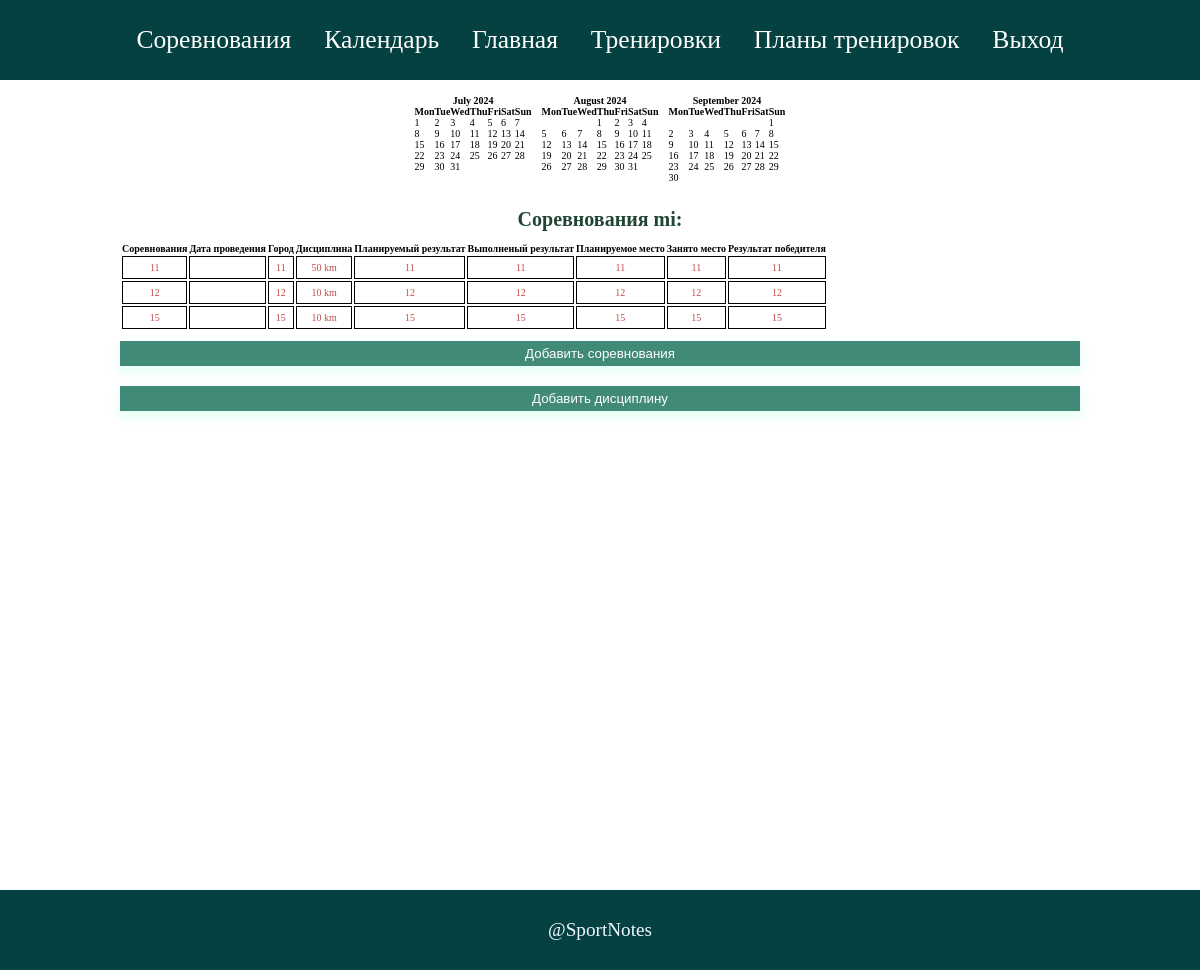
The page /competitions_list/ (signed in) on the database its author committed.
### training/models.py (models this page shows, shortened)
class Competition(models.Model):
    sportsmen = models.ForeignKey(User, on_delete=models.CASCADE, default=None, blank=True)
    name = models.CharField(max_length=100)
    date_start = models.DateField(default=None)
    date_end = models.DateField(default=None)
    city =  models.CharField(max_length=100)
    discipline = models.ForeignKey(Discipline, on_delete=models.CASCADE)
    plan_result = models.CharField(max_length=100)
    plan_place = models.CharField(max_length=100)
    place = models.CharField(max_length=100, blank=True)
    result = models.CharField(max_length=100, blank=True)
    result_first_place = models.CharField(max_length=100, blank=True)
    description = models.CharField(max_length=300, blank=True)
    imgage = models.ImageField(upload_to="app1/static/img/competition", blank=True)

class Discipline(models.Model):
    name = models.CharField(max_length=100)
    description = models.CharField(max_length=300)

### training/views.py (the view)
# urls.py: path('competitions_list/', competitions),
def competitions(request):
    c = calendar.HTMLCalendar()
    html_out1 = c.formatmonth(datetime.today().year, datetime.today().month-1)
    html_out = c.formatmonth(datetime.today().year, datetime.today().month)
    html_out2 = c.formatmonth(datetime.today().year, datetime.today().month+1)
    user_id = request.user.id
    list_competitions = Competition.objects.filter(sportsmen = user_id)
    name = request.user.username
    return render(request, "training/competitions.html", {'list_competitions':list_competitions, 'name':name, 'html_out':html_out, 'html_out2':html_out2, 'html_out1':html_out1})

### templates/training/competitions.html
{% extends "base.html" %}
{% block content %}
<div class="competitions">
  <div class="events">
    <div>
      {{ html_out1|safe }}
    </div>
    <div>
      {{ html_out|safe }}
    </div>
    <div>
      {{ html_out2|safe }}
    </div>
  </div>
    <h1>Соревнования {{ name }}:</h1>
    <table class="competitions-table">
        <tr>
          <th>Соревнования</th>
          <th>Дата проведения</th>
          <th>Город</th>
          <th>Дисциплина</th>
          <th>Планируемый результат</th>
          <th>Выполненый результат</th>
          <th>Планируемое место</th>
          <th>Занято место</th>
          <th>Результат победителя</th>
        </tr>
        {% for item in list_competitions%}
        <tr>
          <td>{{ item.name }}</td>
          <td>{{ item.date|date:"d.m.Y H:i" }}</td>
          <td>{{ item.city }}</td>
          <td>{{ item.discipline.name }}</td>
          <td>{{ item.plan_result }}</td>
          <td>{{ item.result }}</td>
          <td>{{ item.plan_place }}</td>
          <td>{{ item.place }}</td>
          <td>{{ item.result_first_place }}</td>
        </tr>
        {% endfor%}
    </table>
    <a href="/add_competitions">
        <button type="submit" class="btn">Добавить соревнования </button>
    </a>
    <a href="/add_discipline">
        <button type="submit" class="btn">Добавить дисциплину </button>
    </a>
</div>
{% endblock content %}

### training/static/css/style.css (style rules this page uses)
:root { --main-bg-color: rgb(5, 65, 65); --main-bg-hover-color: rgb(9, 87, 87); --main-text-color: aliceblue; }
* { margin: 0; padding: 0; box-sizing: border-box; }
body { font-size: 10px; }
.btn { background-color: #55bba1; text-align: center; width: 100%; padding: 5px; margin: 10px 0; color: #408a77; cursor: pointer; border: none; box-shadow: 0px 5px 10px 2px rgba(132, 250, 205, 0.2); }
.competitions h1 { text-align: center; color: #214635; padding: 10px; }
.competitions-table { text-align: center; }
.competitions-table td { text-align: center; padding: 5px 7px; border: 1px solid black; color: #c04b4b; }
.competitions .btn { padding: 5px 12px; background-color: #408a77; color: white; }
.events { display: flex; margin: 10px auto; justify-content: center; }
.events div { margin: 5px; }

### rows shown on the page
Competition: name "11", city "11", discipline.name "50 km", plan_result "11", result "11", plan_place "11", place "11", result_first_place "11"
Competition: name "12", city "12", discipline.name "10 km", plan_result "12", result "12", plan_place "12", place "12", result_first_place "12"
Competition: name "15", city "15", discipline.name "10 km", plan_result "15", result "15", plan_place "15", place "15", result_first_place "15"

### other values the page prints
{{ html_out1|safe }} "July 2024 Mon Tue Wed Thu Fri Sat Sun 1 2 3 4 5 6 7 8 9 10 11 12 13 14 15 16 17 18 19 20 21 22 23 24 25 26 27 28 29 30 31"
{{ html_out|safe }} "August 2024 Mon Tue Wed Thu Fri Sat Sun 1 2 3 4 5 6 7 8 9 10 11 12 13 14 15 16 17 18 19 20 21 22 23 24 25 26 27 28 29 30 31"
{{ html_out2|safe }} "September 2024 Mon Tue Wed Thu Fri Sat Sun 1 2 3 4 5 6 7 8 9 10 11 12 13 14 15 16 17 18 19 20 21 22 23 24 25 26 27 28 29 30"
{{ name }} "mi"
